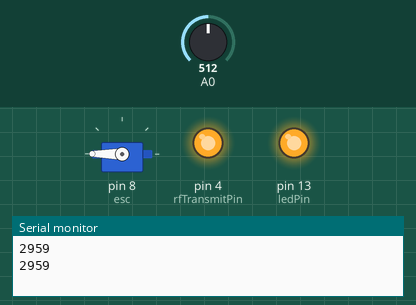
This sketch was run on a simulated Arduino Uno, built with avr-gcc and run on an emulated ATmega328P. On the bench: servo, output pins drawn as LEDs (lit = HIGH), the last lines printed to the serial monitor. The test bench sets the inputs (shaded band); at power-on: A0 = 512.

Above: at 6.7 s.
6.8 s: A0 set to 0
At 12.6 s:
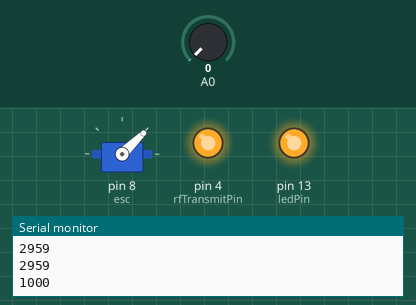
17.3 s: A0 set to 306
At 19.0 s:
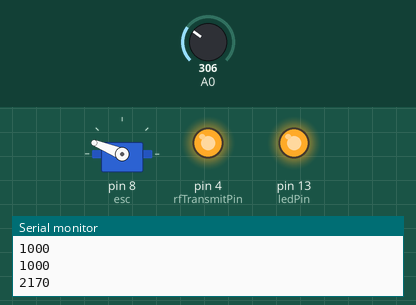
28.0 s: A0 set to 122
At 32.0 s:
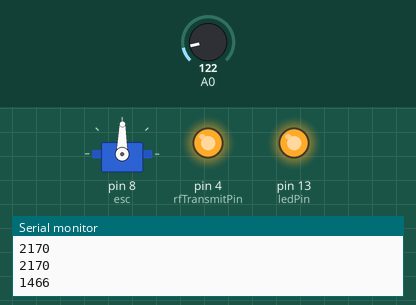
Timing chart, 0 to 44.2 s (numbered marks = the images above; inputs shaded):
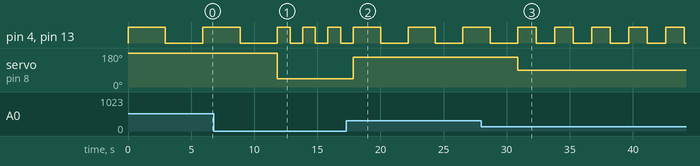

The sketch:

emetteur.ino
```cpp
/*
  RF Blink - Transmit sketch
     Written by ScottC 17 Jun 2014
     Arduino IDE version 1.0.5
     Website: http://arduinobasics.blogspot.com
     Transmitter: FS1000A/XY-FST
     Description: A simple sketch used to test RF transmission.
 ------------------------------------------------------------- */

#include <Servo.h> // Appel de la library Servo.h

 #define rfTransmitPin 4  //RF Transmitter pin = digital pin 4
  #define ledPin 13        //Onboard LED = digital pin 13

int valeur = 0; // Variable potentiomètre
Servo esc ; // Créé une variable de type Servo et on lui attribue comme nom : esc

 void setup(){
  esc.attach(8); // On attribue la pin 8 à la variable esc
  esc.writeMicroseconds(1000); // On attribue la valeur min
  pinMode(ledPin, OUTPUT);
  pinMode(rfTransmitPin, OUTPUT);
  Serial.begin(9600);
 }

 void loop(){
  valeur = analogRead(A0);
  int valeuresc = map (valeur ,0 , 784, 1000, 4000);
  esc.writeMicroseconds(valeuresc); // On attribue la variable mappé qu'on attribue à l'esc
  Serial.println(valeuresc);

  digitalWrite(rfTransmitPin, HIGH);     //Transmit a HIGH signal
  digitalWrite(ledPin, HIGH);            //Turn the LED on
  delay(valeuresc);                      //Wait for 1 second

  digitalWrite(rfTransmitPin,LOW);      //Transmit a LOW signal
  digitalWrite(ledPin, LOW);            //Turn the LED off
  delay(valeuresc);

 }
```

Measured:
- after the input at 6.8 s, servo on pin 8 (esc): 180° → 44° after 5.0 s
- after the input at 17.3 s, pin 4 (rfTransmitPin), pin 13 (ledPin): alternates HIGH for 2.2 s and LOW for 2.2 s, starting after 2.7 s; servo on pin 8 (esc): 44° → 158° after 0.54 s
- after the input at 28.0 s, servo on pin 8 (esc): 158° → 89° after 2.9 s
- by itself, pin 4 (rfTransmitPin), pin 13 (ledPin): repeats every 2.0 s: HIGH 1.0 s, LOW 1.0 s
